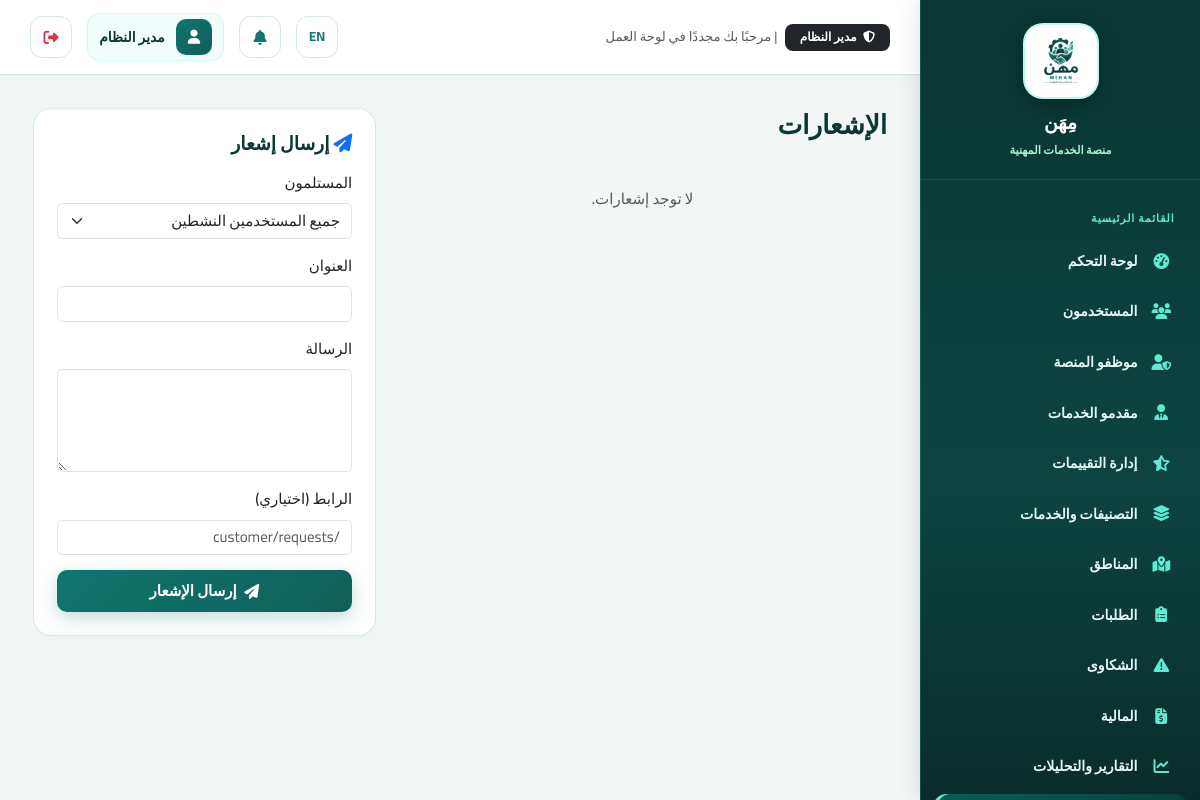
The app's page /admin/notifications (signed in) with its own data.
### tables this page shows
CREATE TABLE `system_settings` (
  `id` int(11) NOT NULL,
  `key` varchar(100) NOT NULL,
  `value` text DEFAULT NULL,
  `updated_at` datetime DEFAULT current_timestamp() ON UPDATE current_timestamp()
);

CREATE TABLE `users` (
  `id` int(11) NOT NULL,
  `name` varchar(150) NOT NULL,
  `email` varchar(150) NOT NULL,
  `phone` varchar(20) DEFAULT NULL,
  `password_hash` varchar(255) NOT NULL,
  `role` enum('customer','provider','employee','admin') NOT NULL DEFAULT 'customer',
  `profile_photo` varchar(255) DEFAULT NULL,
  `is_active` tinyint(1) NOT NULL DEFAULT 1,
  `is_verified_email` tinyint(1) NOT NULL DEFAULT 0,
  `created_at` datetime DEFAULT current_timestamp(),
  `updated_at` datetime DEFAULT current_timestamp() ON UPDATE current_timestamp()
);

### app/core/Controller.php (called while the page is built, shortened)
<?php
abstract class Controller
{
    protected function view(string $view, array $data = [], string $layout = 'main')
    {
        extract($data);
        $viewFile = __DIR__ . "/../views/{$view}.php";
        require $viewFile;
        $layoutFile = __DIR__ . "/../views/layouts/{$layout}.php";
        require $layoutFile;
    }
}

### app/controllers/AdminController.php (called while the page is built, shortened)
<?php
require_once __DIR__ . '/../core/Controller.php';
require_once __DIR__ . '/../models/SystemSetting.php';
class AdminController extends Controller
{
    public function notifications()
    {
        $notifModel = new Notification();
        $notifications = $notifModel->forUser(Auth::id(), 50);
        $db=Database::getInstance();
        $users=$db->query("SELECT id,name,email,role FROM users WHERE is_active=1 ORDER BY name ASC")->fetchAll(PDO::FETCH_ASSOC);
        $this->view('admin/notifications', ['title'=>__('notifications'),'notifications'=>$notifications,'users'=>$users], 'dashboard');
    }
}

### app/core/App.php (called while the page is built, shortened)
<?php
class App
{
    public static function run(): void
    {
        try {
            $timezone = function_exists('setting') ? (string)setting('timezone', 'Asia/Aden') : 'Asia/Aden';
            $adminSession = (class_exists('Auth') && Auth::check() && Auth::role() === 'admin');
            $router = require __DIR__ . '/../../routes/web.php';
            $router->dispatch($_SERVER['REQUEST_METHOD'], $_SERVER['REQUEST_URI']);
        } catch (Throwable $e) {
            self::handleException($e);
        }
    }
}

### index.php (called while the page is built, shortened)
<?php
require_once __DIR__ . '/config/config.php';
require_once __DIR__ . '/app/core/Database.php';
require_once __DIR__ . '/app/core/Session.php';
require_once __DIR__ . '/app/core/Model.php';
require_once __DIR__ . '/app/core/Controller.php';
require_once __DIR__ . '/app/core/Auth.php';
require_once __DIR__ . '/app/core/Router.php';
require_once __DIR__ . '/app/core/App.php';
require_once __DIR__ . '/app/helpers/helpers.php';
App::run();

### app/helpers/helpers.php (called while the page is built, shortened)
<?php
function currentLang(): string
{
    $default = function_exists('setting') ? (string)setting('default_language', 'ar') : 'ar';
    return Session::get('lang', $default);
}
function __(string $key): string
{
    static $translations = null;
    if ($translations === null) {
        $lang = currentLang();
        $file = __DIR__ . "/../../lang/{$lang}.php";
        $translations = file_exists($file) ? require $file : [];
    }
    return $translations[$key] ?? $key;
}
function langUrl(string $lang): string
{
    $path = parse_url($_SERVER['REQUEST_URI'] ?? '/', PHP_URL_PATH) ?: '/';
    $query = $_GET;
    $query['lang'] = $lang;
    return $path . '?' . http_build_query($query);
}
function e(?string $value): string
{
    return htmlspecialchars($value ?? '', ENT_QUOTES, 'UTF-8');
}
function asset(string $path): string
{
    $cleanPath = ltrim($path, '/');
    $realFile = dirname(__DIR__, 2) . '/public/assets/' . $cleanPath;
    $v = file_exists($realFile) ? filemtime($realFile) : time();
    return BASE_PATH . '/public/assets/' . $cleanPath . '?v=' . $v;
}
function url(string $path = ''): string
{
    return BASE_PATH . '/' . ltrim($path, '/');
}
function setting(string $key, $default = null)
{
    static $cache = null;
    if ($cache === null) {
        $cache = [];
        try {
            require_once __DIR__ . '/../models/SystemSetting.php';
            $cache = (new SystemSetting())->allKeyed();
        } catch (Throwable $e) {
            $cache = [];
        }
    }
    return array_key_exists($key, $cache) ? $cache[$key] : $default;
}

### config/database.php (called while the page is built)
<?php
return [
    'host'    => DB_HOST,
    'port'    => DB_PORT,
    'dbname'  => DB_NAME,
    'user'    => DB_USER,
    'pass'    => DB_PASS,
    'charset' => DB_CHARSET,
];

### app/core/Database.php (called while the page is built, shortened)
<?php
class Database
{
    private static ?PDO $instance = null;
    public static function getInstance(): PDO
    {
        if (self::$instance === null) {
            $cfg = require __DIR__ . '/../../config/database.php';
            $port = !empty($cfg['port']) ? ";port={$cfg['port']}" : '';
            $dsn = "mysql:host={$cfg['host']}{$port};dbname={$cfg['dbname']};charset={$cfg['charset']}";
            try {
                self::$instance = new PDO($dsn, $cfg['user'], $cfg['pass'], [
                    PDO::ATTR_ERRMODE            => PDO::ERRMODE_EXCEPTION,
                    PDO::ATTR_DEFAULT_FETCH_MODE => PDO::FETCH_ASSOC,
                    PDO::ATTR_EMULATE_PREPARES   => false,
                ]);
            } catch (PDOException $e) {
                error_log('DB Connection Error: ' . $e->getMessage());
                throw new RuntimeException('Database connection failed: ' . $e->getMessage(), (int)$e->getCode(), $e);
            }
        }
        return self::$instance;
    }
}

### app/core/Model.php (called while the page is built, shortened)
<?php
abstract class Model
{
    protected PDO $db;
    protected string $table = '';
    protected string $primaryKey = 'id';
    public function __construct()
    {
        $this->db = Database::getInstance();
    }
    public function find($id)
    {
        $stmt = $this->db->prepare("SELECT * FROM {$this->table} WHERE {$this->primaryKey} = :id LIMIT 1");
        $stmt->execute(['id' => $id]);
        return $stmt->fetch() ?: null;
    }
    public function all(?string $orderBy = null): array
    {
        $sql = "SELECT * FROM {$this->table}";
        if ($orderBy) $sql .= " ORDER BY $orderBy";
        return $this->db->query($sql)->fetchAll();
    }
}

### app/models/SystemSetting.php (called while the page is built, shortened)
<?php
require_once __DIR__ . '/../core/Model.php';
class SystemSetting extends Model
{
    public function allKeyed(): array
    {
        $rows = $this->all('`key` ASC');
        $out = [];
        foreach ($rows as $row) $out[$row['key']] = $row['value'];
        return $out;
    }
}

### app/core/Session.php (called while the page is built, shortened)
<?php
class Session
{
    public static function get(string $key, $default = null) { return $_SESSION[$key] ?? $default; }
    public static function has(string $key): bool { return isset($_SESSION[$key]); }
}

### lang/ar.php (called while the page is built)
<?php
return [
    'app_name' => 'مِهَن',
    'home' => 'الرئيسية',
    'services' => 'الخدمات',
    'providers' => 'مقدمو الخدمات',
    'login' => 'تسجيل الدخول',
    'register' => 'إنشاء حساب',
    'logout' => 'تسجيل الخروج',
    'dashboard' => 'لوحة التحكم',
    'name' => 'الاسم',
    'email' => 'البريد الإلكتروني',
    'password' => 'كلمة المرور',
    'confirm_password' => 'تأكيد كلمة المرور',
    'phone' => 'رقم الهاتف',
    'submit' => 'إرسال',
    'search' => 'بحث',
    'category' => 'التصنيف',
    'location' => 'المنطقة',
    'rating' => 'التقييم',
    'my_requests' => 'طلباتي',
    'new_request' => 'طلب جديد',
    'status' => 'الحالة',
    'notifications' => 'الإشعارات',
    'complaints' => 'الشكاوى',
    'profile' => 'الملف الشخصي',
    'verified' => 'موثّق',
    'welcome' => 'مرحبًا',
    'view_profile' => 'عرض الملف',
    'request_service' => 'طلب الخدمة',
    'reviews' => 'التقييمات',
    'price' => 'السعر',
    'experience_years' => 'سنوات الخبرة',
    'available' => 'متاح',
    'unavailable' => 'غير متاح',
    'admin_panel' => 'لوحة الإدارة',
    'total_users' => 'إجمالي المستخدمين',
    'customers' => 'العملاء',
    'total_requests' => 'إجمالي الطلبات',
    'revenue' => 'الإيرادات',
    'profession' => 'المهنة',
    'completed' => 'مكتمل',
    'not_verified' => 'غير موثّق',
    'unverify' => 'إلغاء التوثيق',
    'verify' => 'توثيق',
    'view' => 'عرض',
    'platform_evaluation' => 'تقييم المنصة',
    'ai_analysis' => 'تحليل AI',
    'users' => 'المستخدمون',
    'categories_services' => 'التصنيفات والخدمات',
    'locations' => 'المناطق',
    'requests' => 'الطلبات',
    'finance' => 'المالية',
    'reports_analytics' => 'التقارير والتحليلات',
    'ai' => 'الذكاء الاصطناعي',
    'settings' => 'الإعدادات',
    'incoming_requests' => 'الطلبات الواردة',
    'professional_profile' => 'الملف المهني',
    'smart_assistant' => 'مساعد مِهَن الذكي',
    'professional_services_platform' => 'منصة الخدمات المهنية',
    'main_menu' => 'القائمة الرئيسية',
    'review_management' => 'إدارة التقييمات',
];

### app/core/Auth.php (called while the page is built, shortened)
<?php
class Auth
{
    private static ?array $userCache = null;
    public static function check(): bool
    {
        $u = self::user();
        return ($u !== null && (int)($u['is_active'] ?? 0) === 1);
    }
    public static function role(): ?string
    {
        $u = self::user();
        return $u ? ($u['role'] ?? null) : null;
    }
    public static function name(): ?string
    {
        $u = self::user();
        return $u ? ($u['name'] ?? null) : null;
    }
    public static function user(): ?array
    {
        if (self::$userCache === null) {
            $user = (new User())->find(Session::get('user_id'));
            self::$userCache = $user;
        }
        return self::$userCache;
    }
}

### app/views/admin/notifications.php (the view, shortened to what this page needs)
<div class="row g-4">
<div class="col-lg-7">
<h3 class="mb-4">الإشعارات</h3>
<div class="list-group">
<?php if (empty($notifications)): ?><div class="text-muted text-center py-4">لا توجد إشعارات.</div><?php endif; ?>
</div></div>
<div class="col-lg-5">
<div class="card p-4">
<h5 class="mb-3"><i class="fa-solid fa-paper-plane text-primary"></i> إرسال إشعار</h5>
<form method="POST" action="<?= url('/admin/notifications/send') ?>">
<div class="mb-3"><label class="form-label">المستلمون</label><select name="target" class="form-select"><option value="all">جميع المستخدمين النشطين</option></select></div>
<div class="mb-3"><label class="form-label">العنوان</label><input name="title" class="form-control" maxlength="200" required></div>
<div class="mb-3"><label class="form-label">الرسالة</label><textarea name="message" class="form-control" rows="4" maxlength="500" required></textarea></div>
<div class="mb-3"><label class="form-label">الرابط (اختياري)</label><input name="link" class="form-control" maxlength="255" placeholder="/customer/requests"></div>
<button class="btn btn-primary w-100"><i class="fa-solid fa-paper-plane"></i> إرسال الإشعار</button>
</form></div></div>
</div>

### app/core/Router.php (shortened to what this page needs)
<?php
class Router
{
    private array $routes = [];
    private function add(string $method, string $path, string $handler): void
    {
        $this->routes[] = compact('method', 'path', 'handler');
    }
    public function dispatch(string $method, string $uri): void
    {
        $uri = strtok($uri, '?');
        $base = BASE_PATH;
        if ($base !== '' && strpos($uri, $base) === 0) {
            $uri = substr($uri, strlen($base));
        }
        $uri = rtrim($uri, '/');
        foreach ($this->routes as $route) {
            if ($route['method'] !== $method) continue;
            $pattern = preg_replace('#\{[a-zA-Z_]+\}#', '([^/]+)', $route['path']);
            $pattern = '#^' . $pattern . '$#u';
            if (preg_match($pattern, $uri, $matches)) {
                array_shift($matches);
                [$controllerName, $methodName] = explode('@', $route['handler']);
                $controller = new $controllerName();
                call_user_func_array([$controller, $methodName], $matches);
                return;
            }
        }
    }
}

### app/views/partials/sidebar.php (shortened to what this page needs)
<?php
$role=Auth::role(); $current=parse_url($_SERVER['REQUEST_URI']??'',PHP_URL_PATH) ?: '/';
$links=[];
if($role==='customer') $links=[['fa-gauge-high',__('dashboard'),'/customer/dashboard'],['fa-list-check',__('my_requests'),'/customer/requests'],['fa-file-invoice-dollar','المالية والفواتير','/customer/finance'],['fa-plus-circle',__('new_request'),'/customer/requests/create'],['fa-comment-dots',__('smart_assistant'),'/customer/ai/assistant'],['fa-user-gear',__('search'),'/providers'],['fa-triangle-exclamation',__('complaints'),'/customer/complaints'],['fa-user',__('profile'),'/customer/profile']];
elseif($role==='provider') $links=[['fa-gauge-high',__('dashboard'),'/provider/dashboard'],['fa-inbox',__('incoming_requests'),'/provider/requests'],['fa-wallet','المالية والمدفوعات','/provider/finance'],['fa-star',__('reviews'),'/provider/reviews'],['fa-id-card',__('professional_profile'),'/provider/profile']];
elseif($role==='admin') $links=[['fa-gauge-high',__('dashboard'),'/admin/dashboard'],['fa-users',__('users'),'/admin/users'],['fa-user-shield','موظفو المنصة','/admin/employees'],['fa-user-tie',__('providers'),'/admin/providers'],['fa-star-half-stroke',__('review_management'),'/admin/reviews'],['fa-layer-group',__('categories_services'),'/admin/categories'],['fa-map-location-dot',__('locations'),'/admin/locations'],['fa-clipboard-list',__('requests'),'/admin/requests'],['fa-triangle-exclamation',__('complaints'),'/admin/complaints'],['fa-file-invoice-dollar',__('finance'),'/admin/finance'],['fa-chart-line',__('reports_analytics'),'/admin/reports'],['fa-bell',__('notifications'),'/admin/notifications'],['fa-brain',__('ai'),'/admin/ai'],['fa-chalkboard-teacher','ماهر AI','/admin/mahir'],['fa-gear',__('settings'),'/admin/settings']];
?>
<aside class="dash-sidebar">
 <div class="sidebar-brand"><a href="<?= url('/') ?>" class="sidebar-brand-link"><img class="sidebar-logo" src="<?= asset('images/logo-mihan-original.png') ?>" alt="<?= e(__('app_name')) ?>"><span class="sidebar-brand-text"><?= e(setting('site_name', __('app_name'))) ?><small><?= __('professional_services_platform') ?></small></span></a></div>
 <ul class="sidebar-nav"><li class="sidebar-section"><?= __('main_menu') ?></li>
 <?php foreach($links as $link): $active=str_starts_with($current,rtrim(BASE_PATH.$link[2],'/')); ?><li><a class="<?= $active?'active':'' ?>" href="<?= url($link[2]) ?>"><i class="fa-solid <?= $link[0] ?>"></i><span><?= e($link[1]) ?></span></a></li><?php endforeach; ?>
 </ul>
</aside>

### app/views/partials/topbar.php (shortened to what this page needs)
<?php
$userRole = Auth::role();
$roleBadge = [
    'admin' => ['label' => 'مدير النظام', 'color' => 'bg-dark text-white'],
    'employee' => ['label' => 'موظف المنصة', 'color' => 'bg-primary text-white'],
    'provider' => ['label' => 'مقدم خدمة', 'color' => 'bg-info text-dark'],
    'customer' => ['label' => 'عميل مستفيد', 'color' => 'bg-success text-white'],
][$userRole] ?? ['label' => $userRole, 'color' => 'bg-secondary text-white'];
?>
<header class="dash-topbar">
  <div class="d-none d-md-flex align-items-center gap-2">
    <span class="badge <?= $roleBadge['color'] ?> px-3 py-2 fw-bold" style="font-size: 0.8rem; border-radius: 8px;">
      <i class="fa-solid fa-shield-halved me-1"></i> <?= $roleBadge['label'] ?>
    </span>
    <span class="text-muted small">| مرحبًا بك مجددًا في لوحة العمل</span>
  </div>
  <div class="ms-auto d-flex align-items-center gap-2 gap-md-3">
    <a href="<?= e(langUrl(currentLang() === 'ar' ? 'en' : 'ar')) ?>" class="icon-btn" title="تبديل اللغة">
      <span class="fw-bold small"><?= currentLang() === 'ar' ? 'EN' : 'ع' ?></span>
    </a>
    <a href="<?= url(Auth::role() . '/notifications') ?>" class="icon-btn position-relative" title="الإشعارات والتنبيهات">
      <i class="fa-solid fa-bell"></i>
    </a>
    <div class="dash-user">
      <span class="dash-user-avatar">
        <i class="fa-solid fa-user"></i>
      </span>
      <span class="dash-user-name fw-bold"><?= e(Auth::name()) ?></span>
    </div>
    <form method="POST" action="<?= url('/logout') ?>" class="d-inline">
      <button type="submit" class="icon-btn text-danger" title="<?= e(__('logout')) ?>">
        <i class="fa-solid fa-right-from-bracket"></i>
      </button>
    </form>
  </div>
</header>

### records on screen
system_settings: value "مِهَن"
users: role "مدير النظام", name "مدير النظام"

### other values on screen
$link[1] "لوحة التحكم"
$link[1] "المستخدمون"
$link[1] "موظفو المنصة"
$link[1] "مقدمو الخدمات"
$link[1] "إدارة التقييمات"
$link[1] "التصنيفات والخدمات"
$link[1] "المناطق"
$link[1] "الطلبات"
$link[1] "الشكاوى"
$link[1] "المالية"
$link[1] "التقارير والتحليلات"
